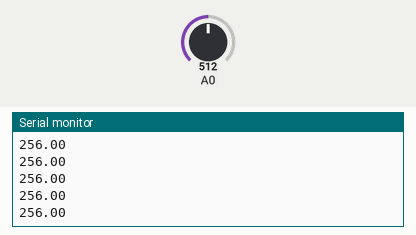
This sketch was run on a simulated Arduino Uno, built with avr-gcc and run on an emulated ATmega328P. Shown: the last lines printed to the serial monitor. The test bench sets the inputs (shaded band); at power-on: A0 = 512.

Above: at 1.2 s.
1.3 s: A0 set to 716
At 1.68 s:
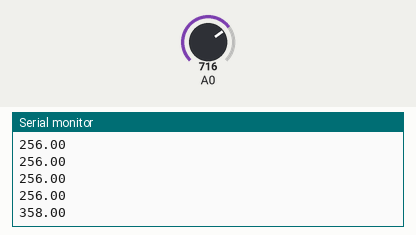
2.8 s: A0 set to 900
At 2.94 s:
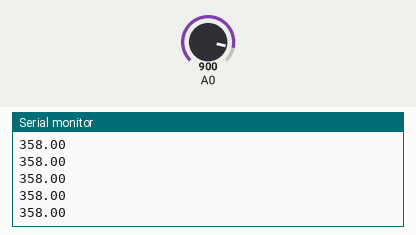
Timing chart, 0 to 5.8 s (numbered marks = the images above; inputs shaded):
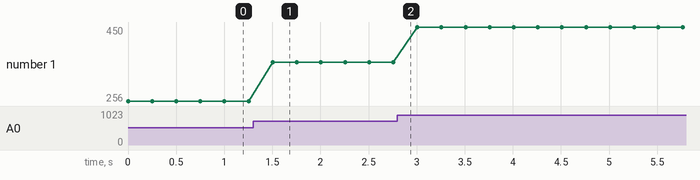

Measured:
- after the input at 1.3 s, the serial monitor: prints a new line after 0.20 s (image 1)
- plotted number 1: 256 → 358 after the input at 1.3 s, 358 → 450 after the input at 2.8 s

The sketch:

MaxSonar-test.ino
```cpp
void setup() {
  Serial.begin(9600);
}

void loop() {
  Serial.println(analogRead(A0) / 2.0);
  delay(250);
}
```
